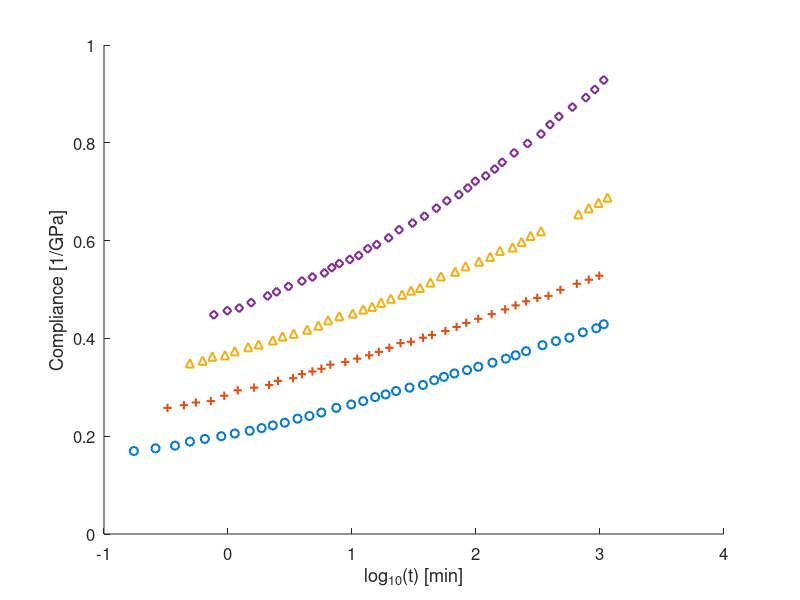
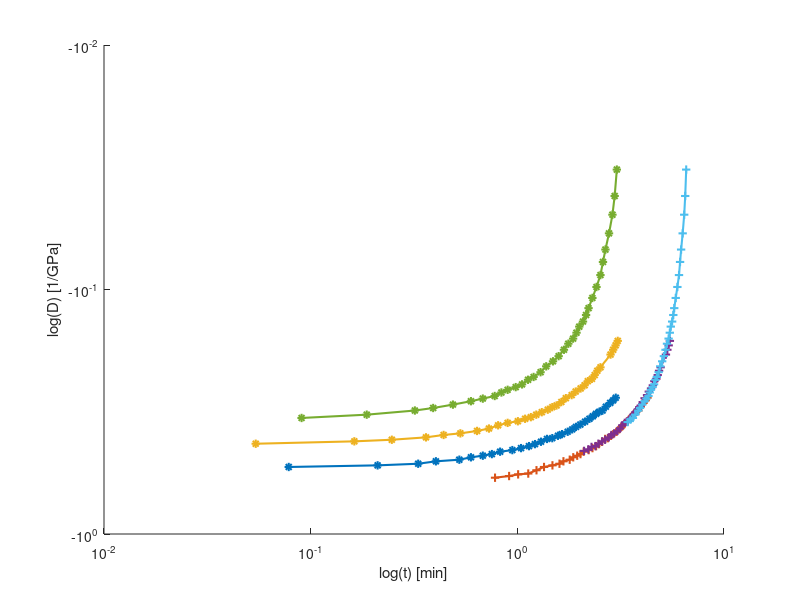
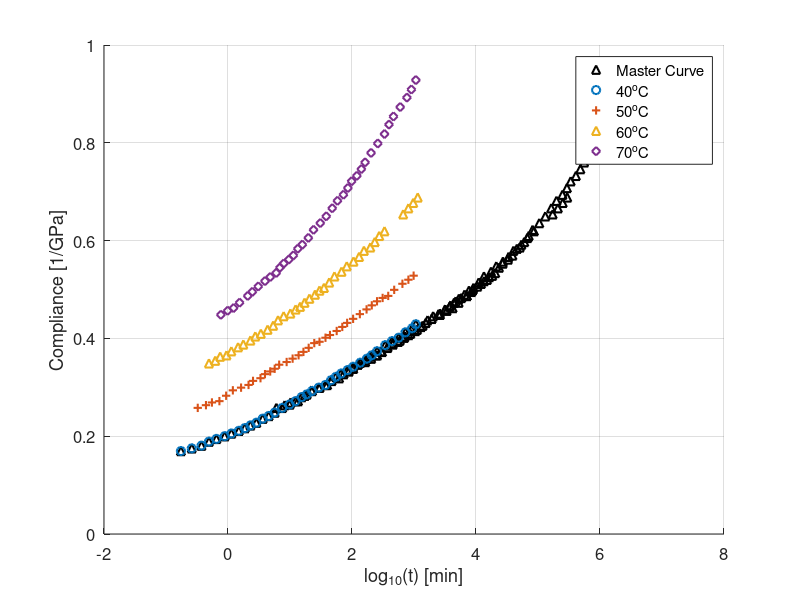

These figures' MATLAB source, in order:
% Shifting algorithm is from "The closed form t-T-P shifting (CFS)
% algorithm" by M. Gergesova, B. Zupancic, I. Saprunov, and I. Emri

temps = [40, 50, 60, 70]; % temp in degC
tref = temps(1);

t1 = load('forty.csv');
t2 = load('fifty.csv');
t3 = load('sixty.csv');
t4 = load('seventy.csv');


raw_times(:,1) = t1(:,1);
raw_times(:,2) = t2(:,1);
raw_times(:,3) = t3(:,1);
raw_times(:,4) = t4(:,1);

raw_comp(:,1) = t1(:,2);
raw_comp(:,2) = t2(:,2);
raw_comp(:,3) = t3(:,2);
raw_comp(:,4) = t4(:,2);

figure(1)
marker = ['o+^d'];
for k = 1:length(temps)
    hold on
    plot(raw_times(:,k), raw_comp(:,k), marker(k),'Linewidth', 1.5)
end
xlabel('log_{10}(t) [min]')
ylabel('Compliance [1/GPa]')
set(gca, 'Fontsize', 12)

times = raw_times;
comp = log10(raw_comp);
ref_time = times(:,1);
ref_comp = comp(:,1);

figure(2)
for k = 1:length(temps) -1
    % find overlab region
    next_time = times(:,k+1);
    next_comp = comp(:,k+1);

    [~, ol_start] = min(next_comp);
    [~, ol_end] = max(ref_comp);
    u_ind = find(next_comp(:,1) >= next_comp(ol_start) & next_comp(:,1) <= ref_comp(ol_end));
    l_ind = find(ref_comp(:,1) >= next_comp(ol_start) & ref_comp(:,1) <= ref_comp(ol_end));

    U = [next_time(u_ind), next_comp(u_ind)];
    L = [ref_time(l_ind), ref_comp(l_ind)];

    % A is an intermediate variable representing the area within the overlaping
    % region of the two compliance curves
    A = sum((0.5 * (L(2:end,1) + L(1:end-1,1))) .* (L(2:end,2) - L(1:end-1,2)));

    % b is an intermediate variable
    b = sum((0.5 * (U(2:end,1) + U(1:end-1,1))) .* (U(2:end,2) - U(1:end-1,2)));

    log_shift_factor = (A - b) / (L(end,2) - U(1,2));
    shift_factor = 10^(log_shift_factor);
    shifted_time = next_time + log_shift_factor;
    ref_time = [ref_time; shifted_time];
    ref_comp = [ref_comp; next_comp];
    
    hold on
%     loglog(ref_time, ref_comp, '-o', 'LineWidth', 1.5)
    loglog(next_time, next_comp, '-*', 'LineWidth', 1.5)
    loglog(shifted_time, next_comp, '-+', 'LineWidth', 1.5)
end
figure(2)
xlabel('log(t) [min]')
ylabel('log(D) [1/GPa]')

master_comp = 10.^ref_comp;
figure(3)
hold on
plot(ref_time,master_comp, 'k^', 'LineWidth', 1.5)
marker = ['o+^d'];
for k = 1:length(temps)
    hold on
    plot(raw_times(:,k), raw_comp(:,k), marker(k),'Linewidth', 1.5)
end
grid on
set(gca, 'Fontsize', 12)
xlabel('log_{10}(t) [min]')
ylabel('Compliance [1/GPa]')
legend({'Master Curve', '40^oC', '50^oC', '60^oC', '70^oC', })
